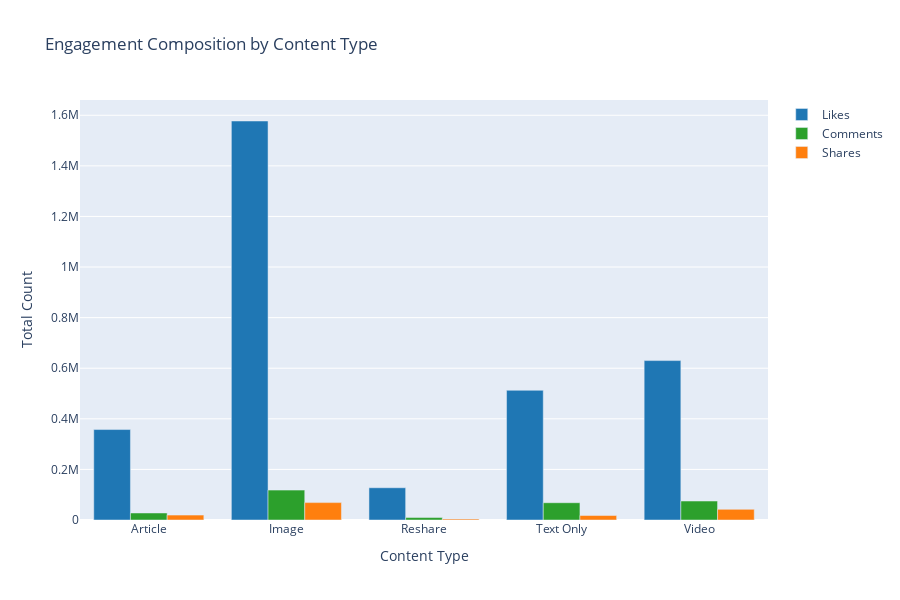

Source (notebook cell):
### Code cell
# Visualize engagement composition by content type
engagement_composition = df.groupby('primary_content_type').agg({
    'numLikes': 'sum',
    'numComments': 'sum',
    'numShares': 'sum'
}).reset_index()

# Filter to major content types
engagement_composition = engagement_composition[engagement_composition['primary_content_type'].isin(major_content_types)]

fig = go.Figure()

fig.add_trace(go.Bar(
    x=engagement_composition['primary_content_type'],
    y=engagement_composition['numLikes'],
    name='Likes',
    marker_color='#1f77b4'
))

fig.add_trace(go.Bar(
    x=engagement_composition['primary_content_type'],
    y=engagement_composition['numComments'],
    name='Comments',
    marker_color='#2ca02c'
))

fig.add_trace(go.Bar(
    x=engagement_composition['primary_content_type'],
    y=engagement_composition['numShares'],
    name='Shares',
    marker_color='#ff7f0e'
))

fig.update_layout(
    title='Engagement Composition by Content Type',
    xaxis_title='Content Type',
    yaxis_title='Total Count',
    barmode='group',
    height=600
)

fig.show()

# Display static image for GitHub preview
from IPython.display import Image, display
import plotly.io as pio
try:
    img_bytes = pio.to_image(fig, format="png", width=1200, height=700)
    display(Image(img_bytes))
except Exception as e:
    print("Install kaleido: pip install kaleido")
fig.write_html('../output/figures/engagement_composition_by_type.html')

### Figure 1 — Plotly figure (JSON) as saved in the notebook; plotly's stock layout.template omitted (floating-point values rounded to 4 significant figures)
{"data": [{"marker": {"color": "#1f77b4"}, "name": "Likes", "type": "bar", "x": ["Article", "Image", "Reshare", "Text Only", "Video"], "y": [357556, 1577355, 127486, 512797, 630208]}, {"marker": {"color": "#2ca02c"}, "name": "Comments", "type": "bar", "x": ["Article", "Image", "Reshare", "Text Only", "Video"], "y": [27748, 118120, 9682, 68261, 74960]}, {"marker": {"color": "#ff7f0e"}, "name": "Shares", "type": "bar", "x": ["Article", "Image", "Reshare", "Text Only", "Video"], "y": [19307, 68717, 3724, 17688, 42011]}], "layout": {"barmode": "group", "height": 600, "title": {"text": "Engagement Composition by Content Type"}, "xaxis": {"title": {"text": "Content Type"}}, "yaxis": {"title": {"text": "Total Count"}}}}
